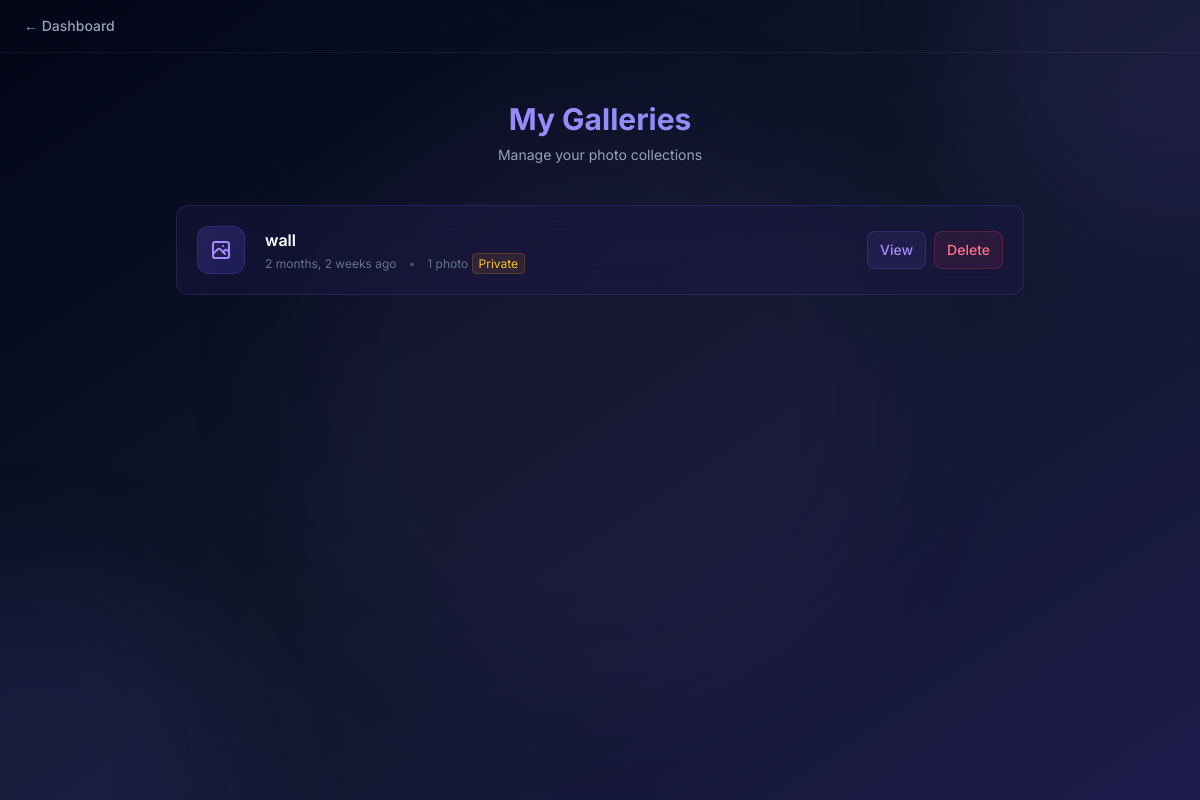
/gallery/my/ (signed in), run on the app's committed database.
### gallery/models.py (models this page shows, shortened)
class Gallery(models.Model):
    owner = models.ForeignKey(settings.AUTH_USER_MODEL, on_delete=models.CASCADE)
    title = models.CharField(max_length=200,blank=False,null=False)
    slug = models.SlugField(unique=True)
    is_public = models.BooleanField(default=True)
    password = models.CharField(
       max_length=8,
        blank=True,
        validators=[
                MinLengthValidator(4)
            ]
        )
    allow_download = models.BooleanField(default=True)
    allow_comment = models.BooleanField(default=True)
    allow_like = models.BooleanField(default=True)
    created_at = models.DateTimeField(auto_now_add=True)

### gallery/views.py (the view)
# urls.py: path('my/', views.my_galleries, name="my_galleries"),
@login_required
def my_galleries(request):
    galleries = Gallery.objects.filter(owner=request.user).order_by('-created_at')
    return render(request, "my_galleries.html", {"galleries": galleries})

### templates/my_galleries.html (shortened to what this page needs)
{% extends "base.html" %}
{% block nav_links %}
<a href="/dashboard/" class="text-slate-400 hover:text-violet-400 transition-colors text-sm font-medium">← Dashboard</a>
{% endblock %}
{% block content %}
<div class="max-w-4xl mx-auto px-6 py-12">
    <div class="text-center mb-10 animate-fade-in-up">
        <h2 class="text-3xl font-bold bg-gradient-to-r from-violet-400 to-indigo-400 bg-clip-text text-transparent">My
            Galleries</h2>
        <p class="text-slate-400 mt-2 text-sm">Manage your photo collections</p>
    </div>
    <div class="space-y-4">
        {% for gallery in galleries %}
        <div class="glass rounded-xl p-5 flex items-center gap-5 card-hover animate-fade-in-up"
            style="animation-delay: {{ forloop.counter0 }}00ms">
            <div
                class="shrink-0 w-12 h-12 rounded-xl bg-gradient-to-br from-violet-500/20 to-indigo-600/20 flex items-center justify-center border border-violet-500/20">
            </div>
            <div class="flex-1 min-w-0">
                <a href="/gallery/{{ gallery.slug }}/"
                    class="text-white font-semibold hover:text-violet-400 transition-colors">{{ gallery.title }}</a>
                <div class="flex items-center gap-3 mt-1">
                    <span class="text-xs text-slate-500">{{ gallery.created_at|timesince }} ago</span>
                    <span class="text-xs text-slate-600">•</span>
                    <span class="text-xs text-slate-500">{{ gallery.image_set.count }} photo
                    {% if gallery.is_public %}
                    <span
                        class="px-1.5 py-0.5 rounded bg-emerald-500/10 text-emerald-400 text-xs border border-emerald-500/20">Public</span>
                    {% else %}
                    <span
                        class="px-1.5 py-0.5 rounded bg-amber-500/10 text-amber-400 text-xs border border-amber-500/20">Private</span>
                    {% endif %}
                </div>
            </div>
            <div class="flex items-center gap-2 shrink-0">
                <a href="/gallery/{{ gallery.slug }}/"
                    class="px-3 py-2 rounded-lg bg-violet-500/10 hover:bg-violet-500/20 border border-violet-500/20 text-violet-400 text-sm font-medium transition-all duration-300">
                    View
                </a>
                <form method="POST" action="/gallery/delete/{{ gallery.id }}/"
                    onsubmit="return confirm('Are you sure you want to delete this gallery? This cannot be undone.')">
                    <button type="submit"
                        class="px-3 py-2 rounded-lg bg-rose-500/10 hover:bg-rose-500/20 border border-rose-500/20 text-rose-400 text-sm font-medium transition-all duration-300">
                        Delete
                    </button>
                </form>
            </div>
        </div>
        {% endfor %}
    </div>
</div>
{% endblock %}

### templates/base.html (style rules this page uses)
body { font-family: 'Inter', system-ui, sans-serif; }
.glass { background: rgba(30, 27, 75, 0.4); backdrop-filter: blur(16px); -webkit-backdrop-filter: blur(16px); border: 1px solid rgba(139, 92, 246, 0.15); }
.card-hover { transition: all 0.4s cubic-bezier(0.4, 0, 0.2, 1); }
.animate-fade-in-up { animation: fadeInUp 0.6s ease-out forwards; }

### data on the page
Gallery: title "wall", created_at "2 months, 2 weeks", image_set.count "1", is_public "Private"
